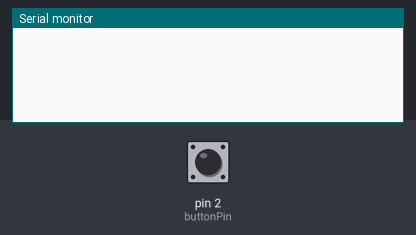
The sketch below on a simulated Arduino Uno, built with avr-gcc and run on an emulated ATmega328P. On the bench: the last lines printed to the serial monitor. The test bench sets the inputs (shaded band); at power-on: pin 2 (buttonPin) LOW.

Above: at 1.2 s.
1.3 s: pin 2 (buttonPin) pulled HIGH for 0.15 s
At 1.9 s:
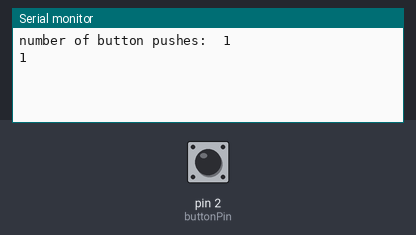
2.9 s: pin 2 (buttonPin) pulled HIGH for 1 s
At 4.3 s:
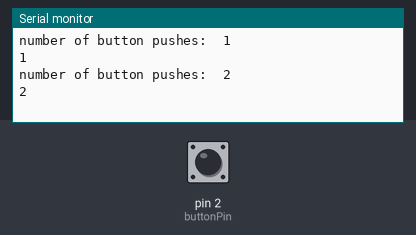
5.4 s: pin 2 (buttonPin) pulled HIGH for 0.15 s
At 6.3 s:
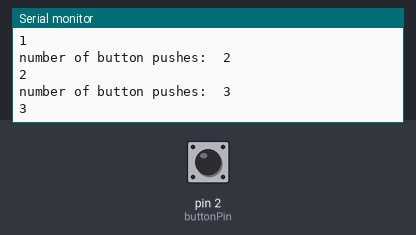

Measured:
- after the input at 1.3 s, the serial monitor: prints a new line at once (image 1)
- after the input at 2.9 s, the serial monitor: prints a new line at once (image 2)
- after the input at 5.4 s, the serial monitor: prints a new line at once (image 3)

The sketch:

push-button.ino
```cpp
#include <SoftwareSerial.h>  //for software serial communication

#define txPin 1  //change to your serial port on Arduino board
#define rxPin 0  //not used but is required

SoftwareSerial mySerial =  SoftwareSerial(rxPin, txPin);
int buttonPressCount;

const int  buttonPin = 2;    //the pin that the pushbutton is attached to

int buttonPushCounter = 0;   //counter for the number of button presses
int buttonState = 0;         //current state of the button
int lastButtonState = 0;     //previous state of the button

void setup()  {
  pinMode(buttonPin, INPUT);  //initialize the button pin as a input
  Serial.begin(9600);  //initialize serial communication

  pinMode(txPin, OUTPUT);
  //the following resets the board, changes the brightness to 100%, and sets the board to '0000':
  mySerial.begin(9600);
  mySerial.print(0x7A); //special character
  mySerial.print(0x00); //set brightness to full
  mySerial.print(0x76); //reset board
  mySerial.print(0); //send '0' character
  mySerial.print(0); //send '0' character
  mySerial.print(0); //send '0' character
  mySerial.print(0); //send '0' character
}

void loop() {

  buttonState = digitalRead(buttonPin);  //read the pushbutton input pin

  // compare the buttonState to its previous state
  if (buttonState != lastButtonState) {
    // if the state has changed, increment the counter
    if (buttonState == HIGH) {
      // if the current state is HIGH then the button
      // went from off to on:
      buttonPushCounter++;

      Serial.print("number of button pushes:  ");
      Serial.println(buttonPushCounter, DEC);
      updateDisplay(buttonPushCounter);  //function to update the display 'requires button press count'
    }

  }

  lastButtonState = buttonState;  // save the current state as the last state, for next time through the loop
}

void updateDisplay(int buttonPushCounter) {
  String intString = String(buttonPushCounter);  //changes integer to a string
  char displayChars[4];  //create array to hold the four numbers
  int stringLength = intString.length();  //get length of the string
  //the following will determine if the button press count variable has 1, 2, 3, or 4 numbers in it
  //and will fill the empty spaces with '0'. so if the button press count variable is '29' it will end up being '0029':
  if (stringLength == 4) {
    displayChars[0] = intString.charAt(0);
    displayChars[1] = intString.charAt(1);
    displayChars[2] = intString.charAt(2);
    displayChars[3] = intString.charAt(3);
  } else if (stringLength == 3) {
    displayChars[0] = 0;
    displayChars[1] = intString.charAt(0);
    displayChars[2] = intString.charAt(1);
    displayChars[3] = intString.charAt(2);
  } else if (stringLength == 2) {
    displayChars[0] = 0;
    displayChars[1] = 0;
    displayChars[2] = intString.charAt(0);
    displayChars[3] = intString.charAt(1);
  } else if (stringLength == 1) {
    displayChars[0] = 0;
    displayChars[1] = 0;
    displayChars[2] = 0;
    displayChars[3] = intString.charAt(0);
  }

  Serial.println(displayChars[3]);

  // Reset each digit on the board
  mySerial.print(0x76);
  mySerial.print(0x76);
  mySerial.print(0x76);
  mySerial.print(0x76);

  // Print the digits to the screen
  mySerial.print(displayChars[3]);
  mySerial.print(displayChars[0]);
  mySerial.print(displayChars[1]);
  mySerial.print(displayChars[2]);
  // mySerial.print(0);
  // mySerial.print(1);
  // mySerial.print(2);
  // mySerial.print(3);

  delay(50); //this will make it so you don't get double counts. you could also use this to avoid someone pressing the button repeatedly 'for fun!'
}
```
